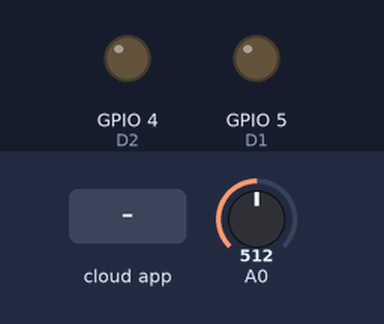
A sketch run on a simulated ESP8266 (NodeMCU). On the bench: output pins drawn as LEDs (lit = HIGH). The inputs (shaded band) are chosen by the test bench; at power-on: A0 = 512. WiFi joins after 1.5 s; servers stay silent unless stated; the Firebase database answers and starts empty; what the sketch prints to the serial monitor is not drawn.

Above: at 2.7 s.
2.8 s: the phone or cloud app sets Drenaje to ON
At 4.6 s:
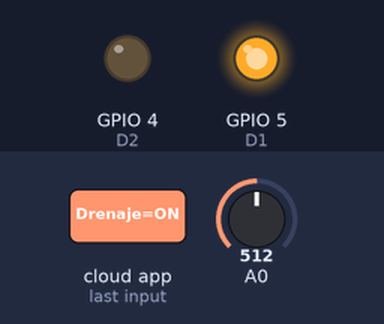
5.2 s: the phone or cloud app sets Regadera to ON
At 6.3 s:
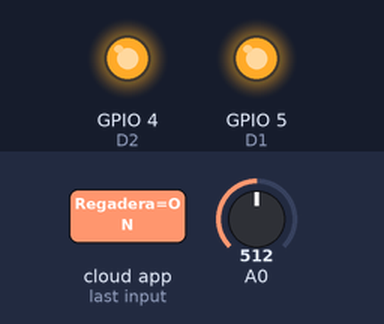
7.3 s: the phone or cloud app sets Drenaje to OFF
At 9.1 s:
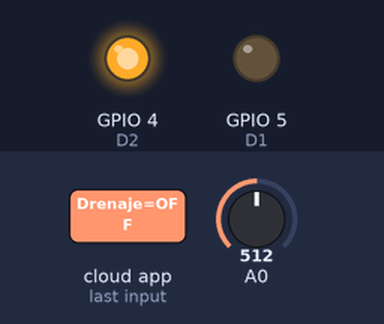
12.2 s: the phone or cloud app sets Regadera to OFF
At 14.1 s:
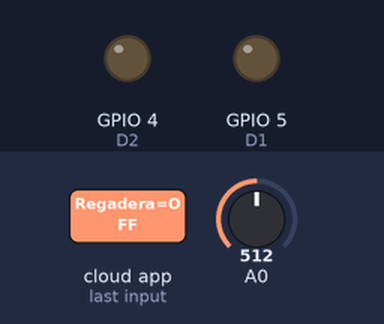
Timing chart, 0 to 15.6 s (numbered marks = the images above; inputs shaded):
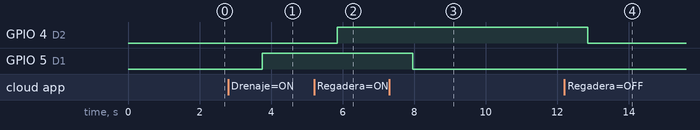

The sketch:

NODEMCU-FIREBASE-practicaFinal.ino
```cpp
// (licence header left out)
// FirebaseDemo_ESP8266 is a sample that demo the different functions
// of the FirebaseArduino API.

#include <ESP8266WiFi.h>
#include <FirebaseArduino.h>

// Set these to run example.
#define FIREBASE_HOST "cursoiot-9b6f6.firebaseio.com"
#define FIREBASE_AUTH "Zt1FG27Y4P6gJiSwGD3v28g1iafgl21SAH39hN6t"
#define WIFI_SSID "IoT"
#define WIFI_PASSWORD "curso2020"

String humedadAnt= "Estado";

void setup() {
  pinMode(A0, INPUT);
  pinMode(5, OUTPUT); //D1
  pinMode(4, OUTPUT); //D2

  Serial.begin(9600);

  // connect to wifi.
  WiFi.begin(WIFI_SSID, WIFI_PASSWORD);
  Serial.print("connecting");
  while (WiFi.status() != WL_CONNECTED) {
    Serial.print(".");
    delay(500);
  }
  Serial.println();
  Serial.print("connected: ");
  Serial.println(WiFi.localIP());

  Firebase.begin(FIREBASE_HOST, FIREBASE_AUTH);
}


void loop() {

  int Sensoranalogico = analogRead(A0);
  int humidity= (Sensoranalogico*100)/1024;

  Serial.print(Sensoranalogico);
  Serial.print("    ");

  String porcentaje = "%";
  porcentaje = humidity+porcentaje;
  Serial.println(porcentaje);

  Firebase.setInt("Sensor/Humedad", humidity);

  String drenaje = Firebase.getString("Actuador/Drenaje");
  String regadera = Firebase.getString("Actuador/Regadera");


  delay(250);

  if(drenaje=="ON"){
    digitalWrite(5,HIGH);
  }else if(drenaje=="OFF"){
    digitalWrite(5,LOW);
  }

if(regadera=="ON"){
    digitalWrite(4,HIGH);
  }else if(regadera=="OFF"){
    digitalWrite(4,LOW);
  }


  if (humidity>=28 && humidity <=52 ){

      String humedad = "humedad ideal";
      //Serial.println(humedad);
      if (humedad=="humedad ideal" && humedadAnt != "humedad ideal"){
        Serial.println(humedad);
        humedadAnt=humedad;
        Firebase.setString("Sensor/Estado", humedad);
      }


   }else if (humidity<28){
      String humedad = "Planta por secarse";
      //Serial.println(humedad);
      if (humedad=="Planta por secarse" && humedadAnt!="Planta por secarse"){
      Serial.println(humedad);
      humedadAnt=humedad;
      Firebase.setString("Sensor/Estado", humedad);
      }

   }else {
      String humedad = "Planta por ahogarse";
      //Serial.println(humedad);
      if (humedad=="Planta por ahogarse" && humedadAnt!="Planta por ahogarse"){
      Serial.println(humedad);
      humedadAnt=humedad;
      Firebase.setString("Sensor/Estado", humedad);
      }

      }


  /*
  // set value
  Firebase.setFloat("number", 42.0);
  // handle error

  }
  delay(1000);

  // update value
  Firebase.setFloat("number", 43.0);
  // handle error

  }
  delay(1000);

  // get value
  Serial.print("number: ");
  Serial.println(Firebase.getFloat("number"));
  delay(1000);

  // remove value
  Firebase.remove("number");
  delay(1000);

  // set string value
  Firebase.setString("message", "hello world");
  // handle error
  if (Firebase.failed()) {
      Serial.print("setting /message failed:");
      Serial.println(Firebase.error());
      return;
  }
  delay(1000);

  // set bool value
  Firebase.setBool("truth", false);
  // handle error
  if (Firebase.failed()) {
      Serial.print("setting /truth failed:");
      Serial.println(Firebase.error());
      return;
  }
  delay(1000);

  // append a new value to /logs
  String name = Firebase.pushInt("logs", n++);
  // handle error
  if (Firebase.failed()) {
      Serial.print("pushing /logs failed:");
      Serial.println(Firebase.error());
      return;
  }
  Serial.print("pushed: /logs/");
  Serial.println(name);
  delay(1000);*/
}
```

Measured:
- after the input at 2.8 s, GPIO 5 (D1): LOW → HIGH after 0.95 s
- after the input at 5.2 s, GPIO 4 (D2): LOW → HIGH after 0.66 s
- after the input at 7.3 s, GPIO 5 (D1): HIGH → LOW after 0.66 s
- after the input at 12.2 s, GPIO 4 (D2): HIGH → LOW after 0.66 s
